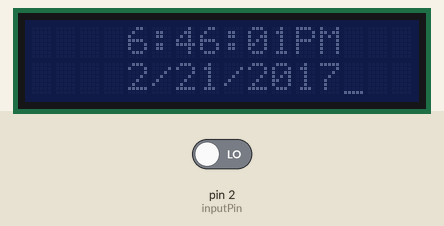
Recording of a sketch running on a simulated Arduino Uno, built with avr-gcc and run on an emulated ATmega328P. Parts: 16×2 character LCD. The test bench sets the inputs (shaded band); at power-on: pin 2 (inputPin) LOW.

Above: at 0.1 s.
At 1.2 s:
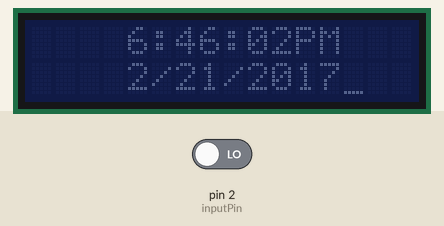
1.3 s: pin 2 (inputPin) driven HIGH
At 2.8 s:
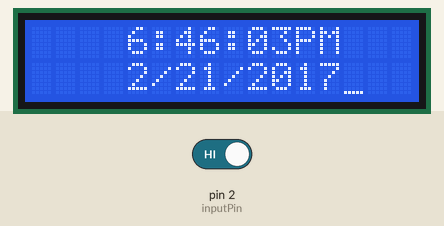
Timing chart, 0 to 4.3 s (numbered marks = the images above; inputs shaded):
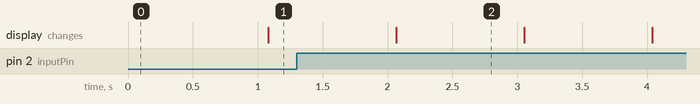

Measured:
- after the input at 1.3 s, the display: changes after 0.77 s (image 2)
- what the display in image 2 shows lasts 1.0 s, from 2.1 s to 3.1 s

The sketch:

DClockPIR.ino
```cpp
#include <Wire.h>
#include <LiquidCrystal_I2C.h>

// Set the LCD address to 0x27 for a 16 chars and 2 line display
LiquidCrystal_I2C lcd(0x27, 16, 2);
int inputPin = 2;
int pirState = LOW;
int val = 0;

void setup()
{
	// initialize the LCD
	lcd.begin();
        lcd.noBacklight();
}

void loop()
{
	bool blinking = true;
	lcd.cursor();
        int m=6,h=6,o=4,t=0,i=0,yy=2017,d=21,mo=2,p,s=0,st=0,q=0,L=0,tL=-1;
        char c='P',ht=' ';

	while (1) {
                val = digitalRead(inputPin);
	        if(val == HIGH){lcd.backlight();L=1;}
                if(tL==9){lcd.noBacklight();L=0;tL=-1;}
                if(L==1){tL++;}
                if(s==9){st++;s=-1;}
                if(m==9){q++;if(q==60){m=-1;o++;q=0;}}
                if(o==6){h++;o=0;}
                if(h==3){if(ht=='1'){ht=' ';h=1;}}
                if(h==10){ht='1';h=0;}
                if(ht=='1'){i++;if(i==7200){
                if(t==0){c='A'; d++; t=1;}
                else{c='P';t=0;}i=0;}}
                if(st==6){m++;st=0;}
                if(mo==1||mo==3||mo==5||mo==7||mo==8||mo==10){if(d==32){d=1;mo++;}}
                if(mo==4||mo==6||mo==9||mo==11){if(d==31){d=1;mo++;}}
                if(mo==2){if(d==29){d=1;mo++;}}
                if(mo==12){if(d==32){d=1;mo=1;yy++;}}
                s++;
                lcd.clear();
                lcd.print("   ");
                lcd.print(ht);
                lcd.print(h);
                lcd.print(":");
                lcd.print(o);
                lcd.print(m);
                lcd.print(":");
                lcd.print(st);
                lcd.print(s);
                lcd.print(c);
                lcd.print("M");
                lcd.setCursor(0, 1);
                lcd.print("    ");
                lcd.print(mo);
                lcd.print("/");
                lcd.print(d);
                lcd.print("/");
                lcd.print(yy);
                delay(958);
	}
}
```
